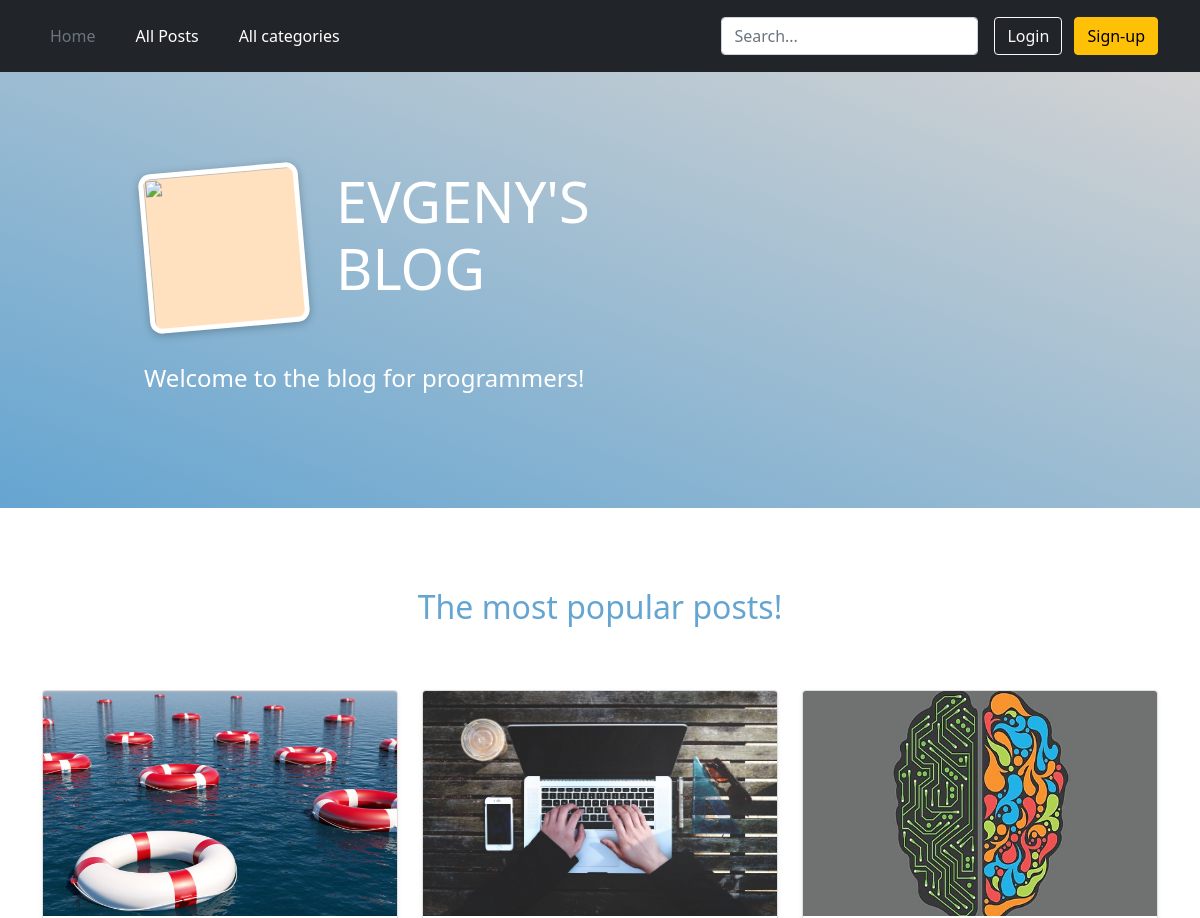
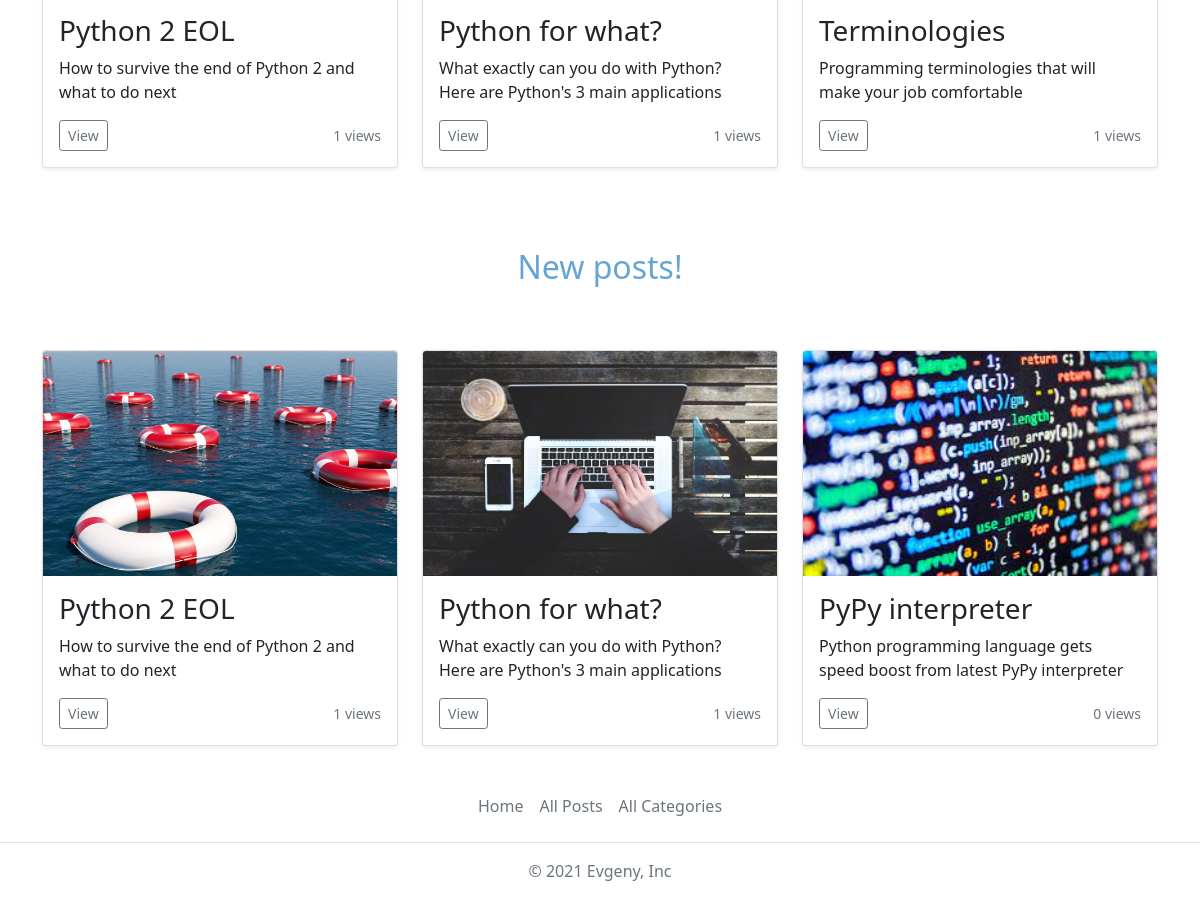
The app's page /, older data (2 pictures, top to bottom).
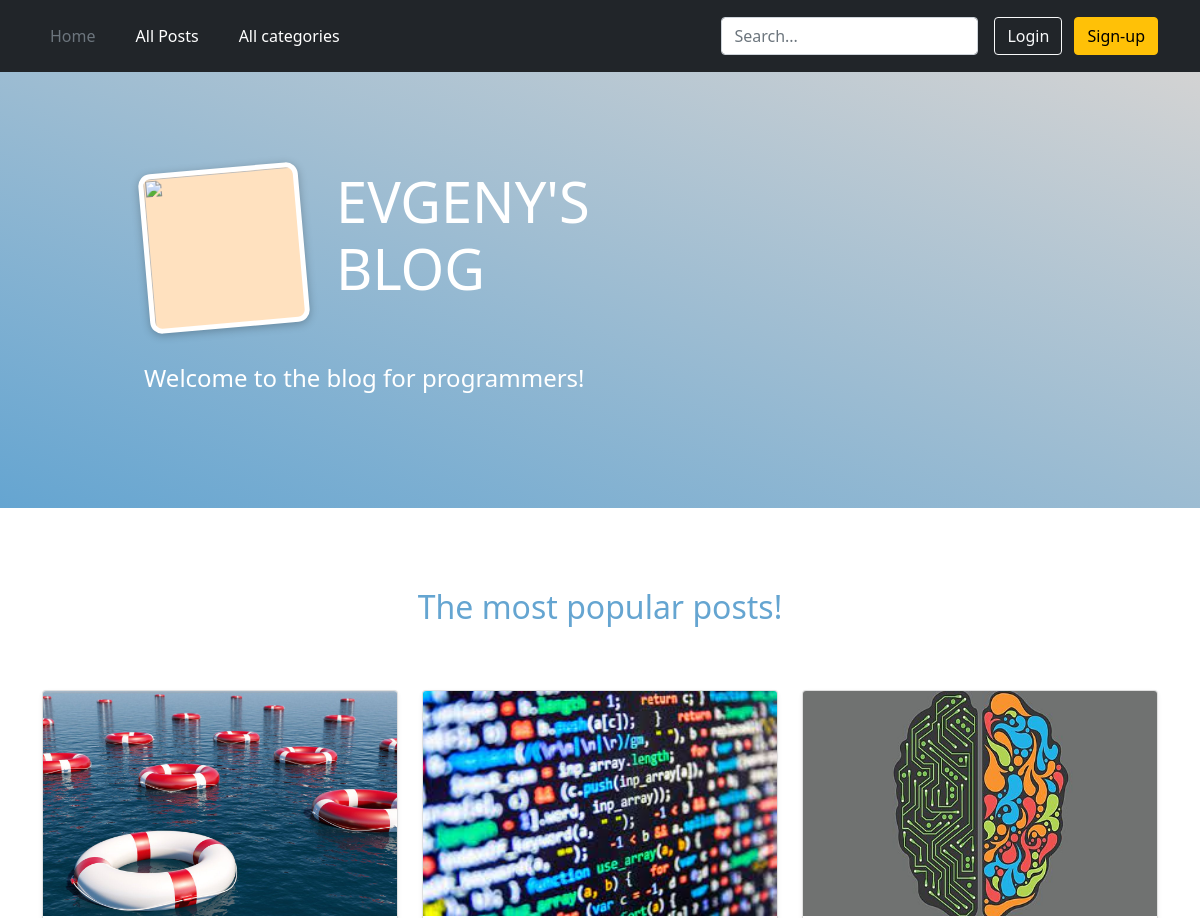
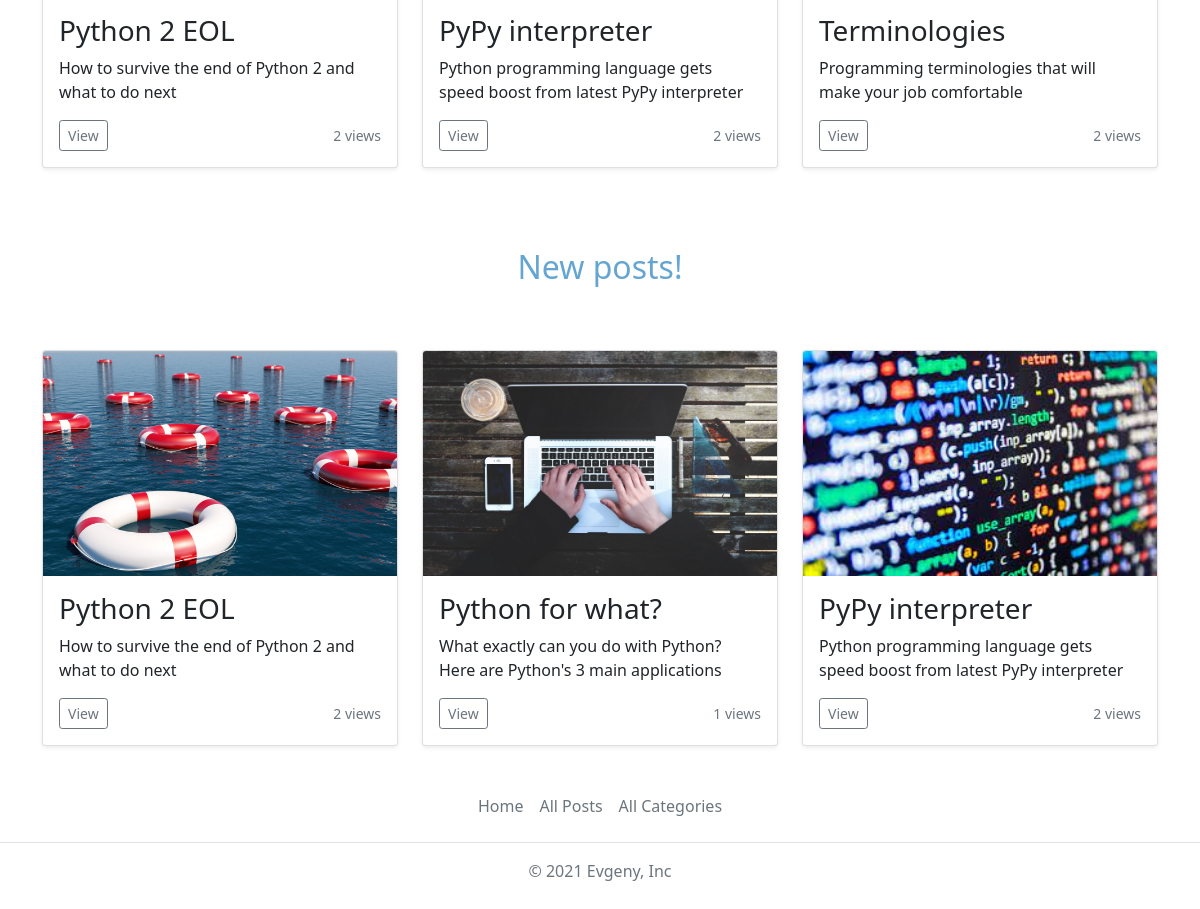
The same page, newer data (2 pictures, top to bottom).
### blog/models.py (models this page shows, shortened)
class Post(models.Model):
    title = models.CharField(max_length=20)
    views = models.IntegerField(default=0)
    excerpt = models.CharField(max_length=100)
    image = models.ImageField(upload_to='posts', null=True)
    date_time = models.DateTimeField(auto_now_add=True, null=True)
    slug = models.SlugField(unique=True)
    content = models.TextField(validators=[MinLengthValidator(10)])
    author = models.ForeignKey(Author, on_delete=models.SET_NULL, null=True, related_name="posts")
    tags = models.ManyToManyField(Tag)

### blog/views.py (the view)
# urls.py: path('', views.StartingPageView.as_view(), name='starting-page'),
class StartingPageView(View):
    def get(self, request):
        popular_posts = Post.objects.order_by('-views')[:3]
        new_posts = Post.objects.order_by('-date_time')[:3]
        context = {
            'popular_posts': popular_posts,
            'new_posts': new_posts
        }
        return render(request, 'blog/index.html', context)

### blog/templates/blog/index.html
{% extends 'base.html' %}
{% load static %}
{% block css_files %}
    <link rel="stylesheet" href="{% static 'blog/index.css' %}">
{% endblock %}
{% block content%}
    <section id="welcome">
        <div class="blog-welcome">
            <img src="{% static 'blog/images/avatar.jpeg' %}">
            <h2 class="ev">EVGENY'S BLOG</h2>
        </div>
        <p>Welcome to the blog for programmers!</p>
    </section>
    <h2 class="popular-title">The most popular posts!</h2>
    <div class="container mb">
      <div class="row">
        {% for post in popular_posts %}
        <div class="col-sm-4 mar">
            {% include 'blog/includes/post.html' %}
        </div>
        {% endfor %}
      </div>
    </div>
    <h2 class="new-title">New posts!</h2>
    <div class="container">
      <div class="row">
        {% for post in new_posts %}
        <div class="col-sm-4 mar">
            {% include 'blog/includes/post.html' %}
        </div>
        {% endfor %}
      </div>
    </div>
{% endblock %}

### blog/templates/blog/includes/post.html
{% load static %}
{% block css_files%}
    <link href="https://getbootstrap.com/docs/5.1/dist/css/bootstrap.min.css" rel="stylesheet">
{% endblock %}
 <div class="col">
  <div class="card shadow-sm">
      <img src="{{ post.image.url }}" class="bd-placeholder-img card-img-top" width="100%" height="225">
    <div class="card-body">
      <h3 class="card-text">{{ post.title }}</h3>
      <p class="card-text">{{ post.excerpt }}</p>
      <div class="d-flex justify-content-between align-items-center">
        <div class="btn-group">
            <a href="{% url 'post-detail-page' post.slug %}">
                <button type="button" class="btn btn-sm btn-outline-secondary">View</button>
            </a>
        </div>
        <small class="text-muted">{{ post.views }} views</small>
      </div>
    </div>
  </div>
 </div>

Row changes from the older to the newer data that the page shows:
no longer on one of the page's lists (row edited): Post: title "Python for what?", excerpt "What exactly can you do with Python? Here are Python's 3 main applications", views "1"
changed Post "Python 2 EOL": views "1" → "2"
now on one of the page's lists (row edited): Post: title "PyPy interpreter", excerpt "Python programming language gets speed boost from latest PyPy interpreter", views "2"
changed Post "PyPy interpreter": views "0" → "2"
changed Post "Terminologies": views "1" → "2"
